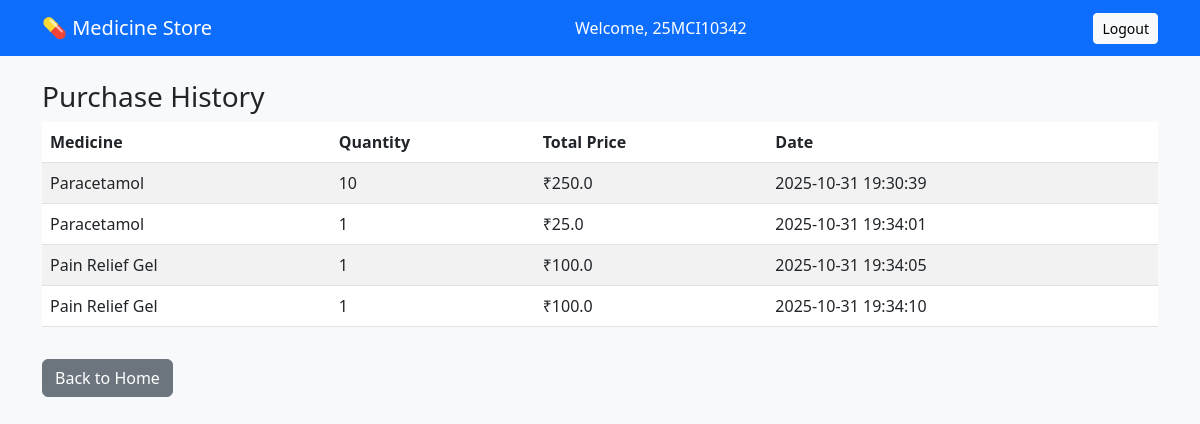
The app's page /purchases (signed in) with its own data.
### app.py (models this page shows)
class Purchase(db.Model):
    id = db.Column(db.Integer, primary_key=True)
    user_id = db.Column(db.Integer, db.ForeignKey("user.id"), nullable=False)
    medicine_id = db.Column(db.Integer, db.ForeignKey("medicine.id"), nullable=False)
    quantity = db.Column(db.Integer, nullable=False)
    total_price = db.Column(db.Float, nullable=False)
    date = db.Column(db.DateTime, default=datetime.utcnow)
    medicine = db.relationship("Medicine")

class Medicine(db.Model):
    id = db.Column(db.Integer, primary_key=True)
    name = db.Column(db.String(100), nullable=False)
    price = db.Column(db.Float, nullable=False)
    stock = db.Column(db.Integer, nullable=False)

### app.py (the view)
@app.route("/purchases")
def view_purchases():
    if "user" not in session:
        return redirect(url_for("login"))
    purchases = Purchase.query.filter_by(user_id=session["uid"]).all()
    return render_template("purchases.html", purchases=purchases)

### templates/purchases.html
{% extends "layout.html" %}
{% block content %}
<h3>Purchase History</h3>
<table class="table table-striped">
  <thead>
    <tr>
      <th>Medicine</th>
      <th>Quantity</th>
      <th>Total Price</th>
      <th>Date</th>
    </tr>
  </thead>
  <tbody>
    {% for p in purchases %}
    <tr>
      <td>{{ p.medicine.name }}</td>
      <td>{{ p.quantity }}</td>
      <td>₹{{ p.total_price }}</td>
      <td>{{ p.date.strftime('%Y-%m-%d %H:%M:%S') }}</td>
    </tr>
    {% endfor %}
  </tbody>
</table>
<a href="/" class="btn btn-secondary mt-3">Back to Home</a>
{% endblock %}

### templates/layout.html (shortened to what this page needs)
<!DOCTYPE html>
<html lang="en">
<head>
  <link rel="stylesheet" href="https://cdn.jsdelivr.net/npm/bootstrap@5.3.0/dist/css/bootstrap.min.css">
</head>
<body class="bg-light">
  <nav class="navbar navbar-dark bg-primary">
    <div class="container">
      <a class="navbar-brand" href="/">💊 Medicine Store</a>
      {% if session.get('user') %}
        <span class="text-white">Welcome, {{ session['user'] }}</span>
        <a href="/logout" class="btn btn-light btn-sm">Logout</a>
      {% endif %}
    </div>
  </nav>
  <div class="container mt-4">
    {% block content %}{% endblock %}
  </div>
</body>
</html>

### records on screen
Purchase: medicine.name "Paracetamol", quantity "10", total_price "250.0", date "2025-10-31 19:30:39"
Purchase: medicine.name "Paracetamol", quantity "1", total_price "25.0", date "2025-10-31 19:34:01"
Purchase: medicine.name "Pain Relief Gel", quantity "1", total_price "100.0", date "2025-10-31 19:34:05"
Purchase: medicine.name "Pain Relief Gel", quantity "1", total_price "100.0", date "2025-10-31 19:34:10"

### other values on screen
{{ session['user'] }} "25MCI10342"
